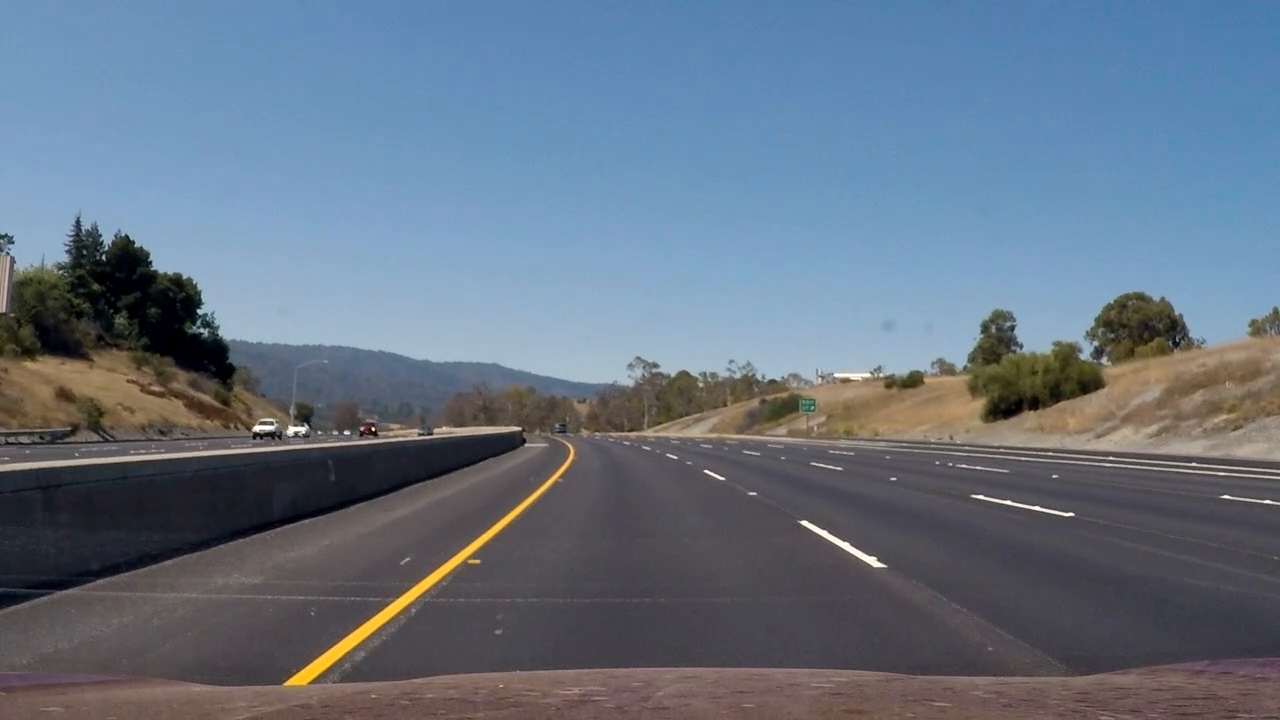
#> input picture TrafficDetection/test_images/test_image01.png, 1280 x 720 px, given as the content of the folder data/vehicles/KITTI_extracted, which was not available
$ python unittest_feature_extraction.py   (older library calls are emulated)
#> lines starting #> are read from the running program, lines starting #| are printed output that depends on the picture; pictures that were not available may be replaced by others from this repository, and a replacement may not be noted
### TrafficDetection/utilities.py
"""
Various help functions:
- change_colorspace()
- get_perspective_trans_matrix()
- non_maxima_suppression()
- merge_box()
- box_by_heat()
- draw_box()
- two_plots()

Plot the original and processed image together.

"""
import re
import random

import cv2
import numpy as np
import matplotlib.pyplot as plt
from skimage.measure import label

from parameters import car_files, noncar_files


def change_colorspace(img, color_space):
    """Convert the color space of an image

    The read-in image is assumed to have RGB color space.

    :param img: numpy.ndarray
        Original image.
    :param color_space: string
        Color space of the new image.

    :return new_img: numpy.ndarray
        Image after changing color space
    """
    if len(img.shape) < 3:
        raise ValueError("A color image is required!")

    if re.search(r'^GRAY', color_space, re.IGNORECASE):
        new_img = cv2.cvtColor(img, cv2.COLOR_BGR2GRAY)
    elif re.search(r'^HSV', color_space, re.IGNORECASE):
        new_img = cv2.cvtColor(img, cv2.COLOR_BGR2HSV)
    elif re.search(r'^LUV', color_space, re.IGNORECASE):
        new_img = cv2.cvtColor(img, cv2.COLOR_BGR2LUV)
    elif re.search(r'^HLS', color_space, re.IGNORECASE):
        new_img = cv2.cvtColor(img, cv2.COLOR_BGR2HLS)
    elif re.search(r'^YUV', color_space, re.IGNORECASE):
        new_img = cv2.cvtColor(img, cv2.COLOR_BGR2YUV)
    elif re.search(r'^YCrCb', color_space, re.IGNORECASE):
        new_img = cv2.cvtColor(img, cv2.COLOR_BGR2YCrCb)
    elif color_space == 'RGB':
        new_img = np.copy(img)
    else:
        raise ValueError("Unknown color space!")

    return new_img


# [217 lines left out: functions get_perspective_trans_matrix, non_maxima_suppression, merge_box, box_by_heat, draw_box, two_plots, not called in this run]

### TrafficDetection/feature_extraction.py
"""
This file holds two classes for feature extraction:

- Class HogExtractor()
    HOG feature extractor class

- Class LbpExtractor()
    LBP feature extractor class
"""
import numpy as np
import cv2

from skimage.feature import hog as skimage_hog
from skimage.feature import local_binary_pattern as skimage_lbp

from utilities import change_colorspace


class HogExtractor(object):
    """HOG feature extractor class"""
    def __init__(self, colorspace='RGB', orient=9, pix_per_cell=(8, 8),
                 cell_per_block=(1, 1), block_normalization='L2',
                 visual=False):
        """Initialization

        :param colorspace: string
            Color space to use. Valid options are
            'GRAY', 'RGB' (default), 'HSV', 'HLS', 'YUV', 'YCrCb'.
        :param orient: int
            Number of orientations in HOG.
        :param pix_per_cell: tuple, 2x1
            Number of pixels per cell.
        :param cell_per_block: tuple, 2x1
            Number of cells per block.
        :param block_normalization: string
            Block normalization method
            ‘L1’, ‘L1-sqrt’, ‘L2’(default), ‘L2-Hys’
        :param visual: Bool
            True for visualization.
        """
        self._colorspace = colorspace
        self._orient = orient
        self._pix_per_cell = pix_per_cell
        self._cell_per_block = cell_per_block
        self._block_normalization = block_normalization

        self._visual = visual

    def extract(self, img, ravel=True):
        """Extract HOG features from a single image.

        :param img: numpy.ndarray
            Image array.
        :param ravel: Bool
            True for returning ravelled HOG features.

        :returns hog_features:
            If ravel == False, a list of numpy.ndarray
                Non-ravelled HOG features in different channels.
            If ravel == True, 1D numpy.array
                Ravelled HOG features.
        :returns hog_imgs: a list of 2D numpy.ndarray (if self.visual is True).
            HOG images in different channels.
        """
        hog_features = []
        hog_imgs = []

        # Change the color space
        img_new = change_colorspace(img, self._colorspace)

        if len(img_new.shape) == 2:
            # For gray scale image
            hog_features_single_channel, hog_img = self._hog(img_new)
            hog_features.append(hog_features_single_channel)
            hog_imgs.append(hog_img)
        else:
            # For color image
            for i in range(3):
                hog_features_single_channel, hog_img = \
                    self._hog(img_new[:, :, i])
                hog_features.append(hog_features_single_channel)
                hog_imgs.append(hog_img)

        if ravel is True:
            hog_features = np.concatenate(hog_features).ravel()

        if self._visual is True:
            return hog_features, hog_imgs
        else:
            return hog_features

    def sliding_window_extract(self, img, window_size=(64, 64),
                               step_size=(1.0, 1.0), scale=1.0):
        """Apply sliding window HOG feature extraction

        :param img: numpy.ndarray
            Image array.
        :param window_size: 1x2 tuple, int
            Sliding window size in (x, y).
        :param step_size: 1x2 tuple, float
            Sliding step in (x, y) in the unit of the image shape.
        :param scale: float
            Scale of the original image.

        :return: window_features: a list of 1D numpy.array
            Ravelled window features.
        :return: window_coordinates: a list of 2x2 tuple, int
            Window coordinates in ((x0, y0), (x1, y1))
        """
        img_resized = cv2.resize(
            img, (np.int(img.shape[1]*scale), np.int(img.shape[0]*scale)))

        # extract the features of the whole image
        hog_features = self.extract(img_resized, ravel=False)

        window_features = []
        window_coordinates = []
        y0_window = 0
        y1_window = window_size[1]
        x_step = int(step_size[0]*window_size[0])
        y_step = int(step_size[1]*window_size[1])
        # Apply sliding window
        while y1_window < img_resized.shape[0]:
            x0_window = 0
            x1_window = window_size[0]
            while x1_window < img_resized.shape[1]:
                # concatenate features in different channels
                combined = []
                for channel in hog_features:
                    # this is the tricky part
                    # For cell_per_block = 1, the feature shape is 8x8x1x1x9
                    # For cell_per_block = 2, the feature shape is 7x7x2x2x9
                    # For cell_per_block = 3, the feature shape is 6x6x3x3x9
                    x0_hog = x0_window // self._pix_per_cell[0]
                    x1_hog = x1_window // self._pix_per_cell[0] - self._cell_per_block[0] + 1
                    y0_hog = y0_window // self._pix_per_cell[1]
                    y1_hog = y1_window // self._pix_per_cell[1] - self._cell_per_block[1] + 1

                    combined.append(channel[y0_hog:y1_hog, x0_hog:x1_hog])

                window_features.append(np.concatenate(combined).ravel())
                window_coordinates.append(
                    ((np.int(x0_window/scale), np.int(y0_window/scale)),
                     (np.int(x1_window/scale), np.int(y1_window/scale))))

                x0_window += x_step
                x1_window += x_step

            y0_window += y_step
            y1_window += y_step

        return window_features, window_coordinates

    def _hog(self, img):
        """Extract the HOG features from a gray-scale image.

        :param img: 2D numpy.ndarray
            Image array.

        :returns hog_features: numpy.ndarray
            Un-ravelled HOG features.
        :returns hog_image:
            HOG image if self.visual is True.
        """
        if self._visual is True:
            # The run time when visualise=True is much longer!!!
            hog_features, hog_image = skimage_hog(
                img, orientations=self._orient,
                pixels_per_cell=self._pix_per_cell,
                cells_per_block=self._cell_per_block,
                transform_sqrt=False,
                block_norm=self._block_normalization,
                visualise=True,
                feature_vector=False)
        else:
            hog_image = None
            hog_features = skimage_hog(
                img, orientations=self._orient,
                pixels_per_cell=self._pix_per_cell,
                cells_per_block=self._cell_per_block,
                transform_sqrt=False,
                block_norm=self._block_normalization,
                visualise=False,
                feature_vector=False)

        return hog_features, hog_image


class LbpExtractor(object):
    """LBP feature extractor class"""
    def __init__(self, colorspace='GRAY', n_neighbors=8, radius=2, visual=False):
        """Initialization

        :param colorspace: string
            Color space to use. Valid options are
            'GRAY', 'RGB' (default), 'HSV', 'HLS', 'YUV', 'YCrCb'.
        :param n_neighbors: int
            Number of circularly symmetric neighbour set points
            (quantization of the angular space).
        :param radius: float
            Radius of circle (spatial resolution of the operator).
        :param visual: Bool
            True for visualization.
        """
        self._colorspace = colorspace
        self._n_neighbors = n_neighbors
        self._radius = radius

        self._visual = visual

    def extract(self, img):
        """Extract LBP features from an image

        :param img: numpy.ndarray
            Image array.

        :return:
            If self._visual is True:
                Return LBP images;
            If self._visual is False:
                Return flattened features.
        """
        # Change the color space
        img_new = change_colorspace(img, self._colorspace)

        lbp_imgs = []
        if len(img_new.shape) == 2:
            # For gray scale image
            lbp_img = self._lbp(img_new)
            lbp_imgs.append(lbp_img)
        else:
            # For color image
            for i in range(3):
                lbp_img = self._lbp(img_new[:, :, i])
                lbp_imgs.append(lbp_img)

        if self._visual is True:
            return lbp_imgs
        else:
            lbp_features = []
            for lbp_img in lbp_imgs:
                lbp_features.append(
                    np.histogram(lbp_img, bins=2 ** self._n_neighbors,
                                 range=(0, 2 ** self._n_neighbors))[0])

            return np.concatenate(lbp_features).astype(np.float32)

    # [45 lines left out: function sliding_window_extract, not called in this run]

    def _lbp(self, img):
        """Extract the LBP features from an image

        :param img: 2D numpy.ndarray
            Image array.

        :return lbp_img: 2D numpy.ndarray
            LBP image array.
        """
        lbp_img = skimage_lbp(img, self._n_neighbors, self._radius)

        return lbp_img

### TrafficDetection/unittest_feature_extraction.py
"""
Test classes HogExtractor(), LbpExtractor()
"""
import os
import random

import cv2
import glob
import matplotlib.pyplot as plt
import matplotlib.gridspec as gridspec

from feature_extraction import HogExtractor, LbpExtractor

# -----------------------------------------------------------------------------
# Test single image HOG feature extraction
# -----------------------------------------------------------------------------

image = random.choice(glob.glob('data/vehicles/KITTI_extracted/*.png'))
img = cv2.imread(image)
#> img is the input picture: shape (720, 1280, 3); mean B, G, R 131.2, 115, 101

extractor = HogExtractor(visual=True, colorspace='YCrCb', cell_per_block=(1, 1))
hog_features, hog_images = extractor.extract(img)
#> the loop in extract, `for i in range(3):` made 3 passes
#> pass 1, in _hog, `hog_features, hog_image = skimage_hog( img, orientations=self._orient,..`:
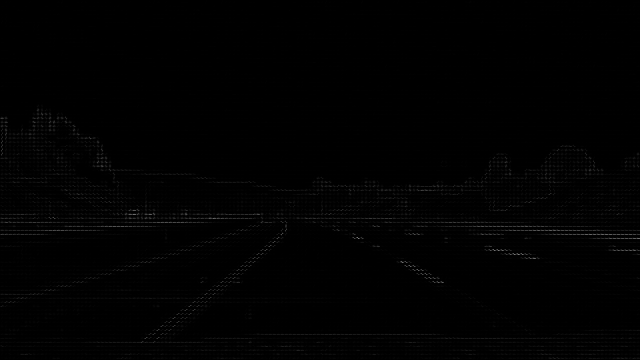
#> hog_image: shape (720, 1280) float64 (shown at 1/2 size); min 0, max 87.67, mean 0.5; drawn with min black and max white
#> after the loop in extract, `for i in range(3):`: hog_features = 3 items
#> hog_images = 3 items

fig = plt.figure(figsize=(9, 6))
gs = gridspec.GridSpec(2, 3)
ax1 = fig.add_subplot(gs[0, 0])
ax2 = fig.add_subplot(gs[0, 1:3])

ax1.imshow(img)
ax2.plot(hog_features)
for i in range(3):
    try:
        fig.add_subplot(gs[1, i]).imshow(hog_images[i])
    except:
        pass

plt.suptitle("HOG features and images (colorspace: {})".
             format(extractor._colorspace))
plt.show()

# -----------------------------------------------------------------------------
# Test single image LBP feature extraction
# -----------------------------------------------------------------------------

image = "data/vehicles/KITTI_extracted/1.png"
img = cv2.imread(image)

extractor = LbpExtractor(colorspace='YCrCb')
lbp_features = extractor.extract(img)
#> the loop in extract, `for i in range(3):` made 3 passes
#> pass 3, in _lbp (call 3), `lbp_img = skimage_lbp(img, self._n_neighbors, self._radius)`:
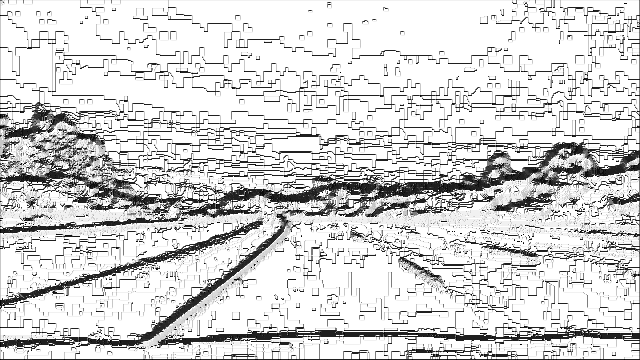
#> lbp_img: shape (720, 1280) float64 (shown at 1/2 size); min 0, max 255, mean 212.2
#> the loop in extract, `for lbp_img in lbp_imgs:` made 3 passes
#> lbp_features = 768 values, max 604271 at index 767, min 0 at index 266, mean 3600
extractor._visual = True
lbp_images = extractor.extract(img)
#> lbp_images = 3 items

fig = plt.figure(figsize=(9, 6))
gs = gridspec.GridSpec(2, 3)
ax1 = fig.add_subplot(gs[0, 0])
ax2 = fig.add_subplot(gs[0, 1:3])

ax1.imshow(img)
ax2.plot(lbp_features)
for i in range(3):
    try:
        fig.add_subplot(gs[1, i]).imshow(lbp_images[i])
    except:
        pass

plt.suptitle("LBP features and images (colorspace: {})".
             format(extractor._colorspace))
plt.show()

# -----------------------------------------------------------------------------
# Test sliding window feature extraction
# -----------------------------------------------------------------------------

extractor = HogExtractor(colorspace='YCrCb', cell_per_block=(1, 1))
title = "HOG features"

# extractor = LbpExtractor(colorspace='YCrCb')
# title = "LBP features"

image = "test_images/test_image00.png"

if os.path.isfile(image):
    img = cv2.imread(image)
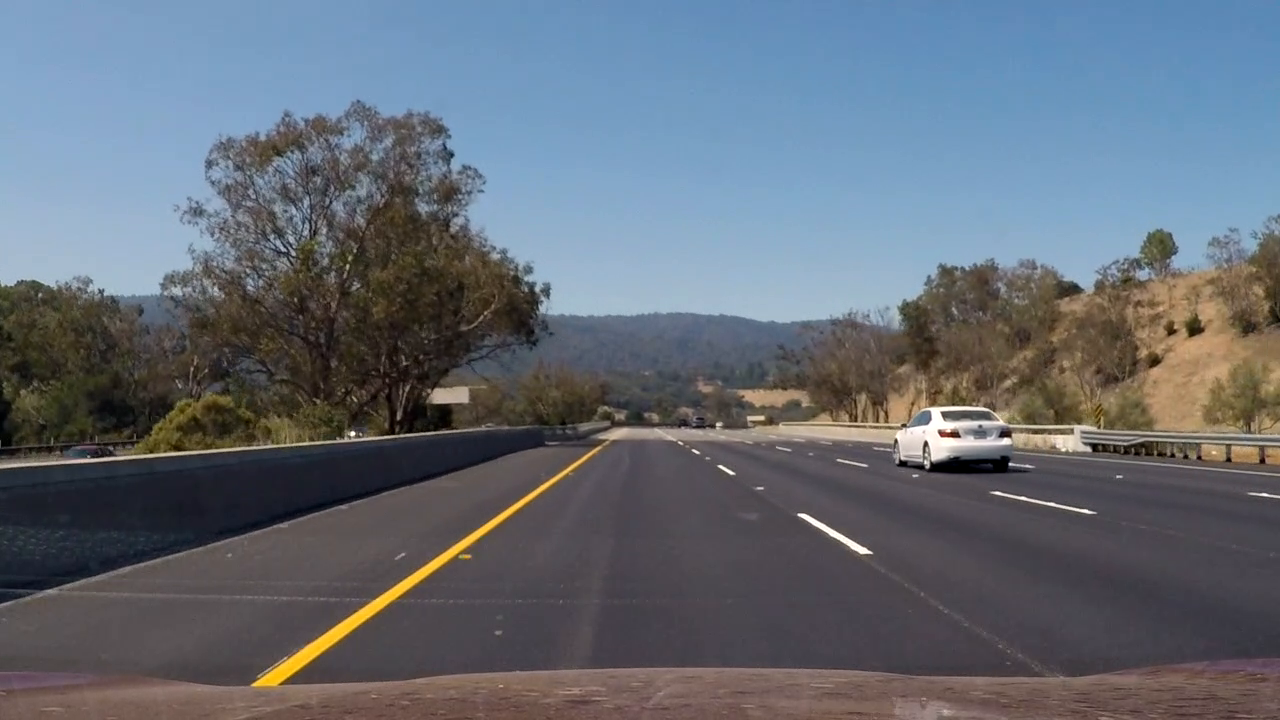
#> input picture TrafficDetection/test_images/test_image00.png, 1280 x 720 px
#> img is the input picture: shape (720, 1280, 3); mean B, G, R 117.5, 107.5, 99.9
else:
    raise OSError("{} does not exist!".format(image))

b, g, r = cv2.split(img)  # get b,g,r
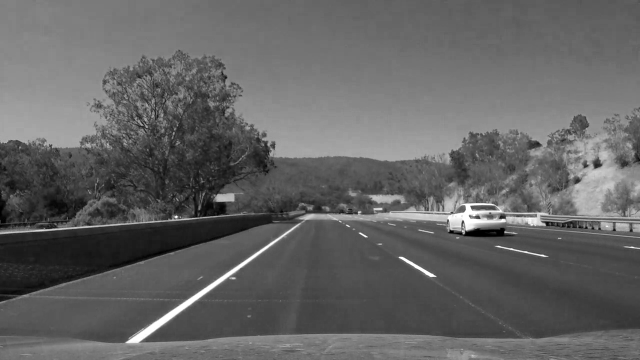
#> r: shape (720, 1280) (shown at 1/2 size); min 0, max 255, mean 99.9
plt.imshow(cv2.merge([r, g, b]))
plt.title('Original image')
plt.show()

features, windows = extractor.sliding_window_extract(img, step_size=(1.0, 1.0))
#> after the loop in sliding_window_extract, `while y1_window < img_resized.shape[0]:`: window_coordinates = 209 items; y0_window = 704; y1_window = 768
#> features = 209 items; windows = 209 items

fig1, axes1 = plt.subplots(6, 6, figsize=(8, 8))
fig2, axes2 = plt.subplots(6, 6, figsize=(8, 8))
i = 120  # starting index of windows
for ax1, ax2 in zip(axes1.flatten(), axes2.flatten()):
    if i > len(features) - 1:
        break
    ax1.imshow(img[windows[i][0][1]:windows[i][1][1],
                   windows[i][0][0]:windows[i][1][0]])
    ax1.set_axis_off()

    ax2.plot(features[i])
    ax2.set_axis_off()

    i += 1
#> after the loop, i = 156

fig1.suptitle("sliding windows")
fig2.suptitle("features of sliding windows")

plt.subplots_adjust(wspace=0.05)
plt.show()
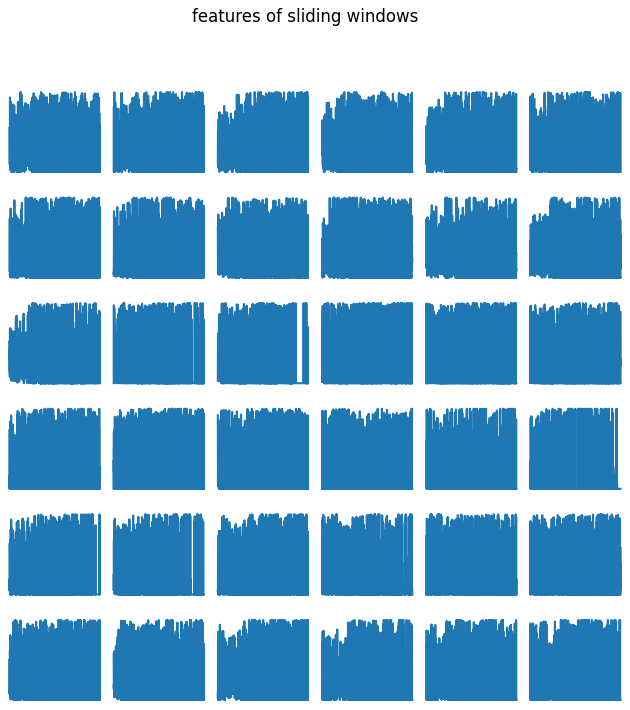
#> figure drawn by matplotlib, 36 panels
